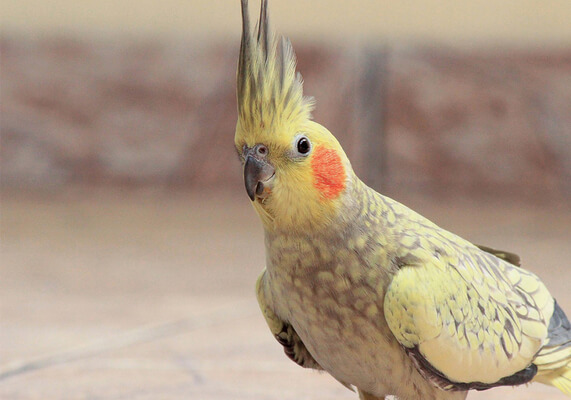
#> input picture Goruntu_isleme_histogram/pa.jpg, 571 x 400 px
$ python main.py
#> lines starting #> are read from the running program, lines starting #| are printed output that depends on the picture
import cv2
import numpy as np
from matplotlib import pyplot as plt

foto = cv2.imread("pa.jpg")
#> foto is the input picture: shape (400, 571, 3); mean B, G, R 132.4, 152.5, 172.3
cv2.imshow("kus", foto)

B = foto[:, :, 0]  # mavi
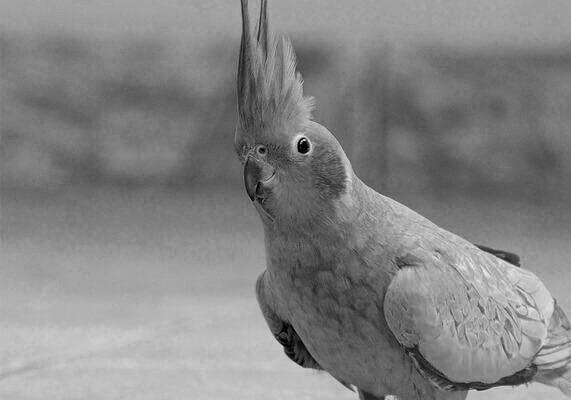
#> B: shape (400, 571); min 0, max 239, mean 132.4
G = foto[:, :, 1]  # yesil
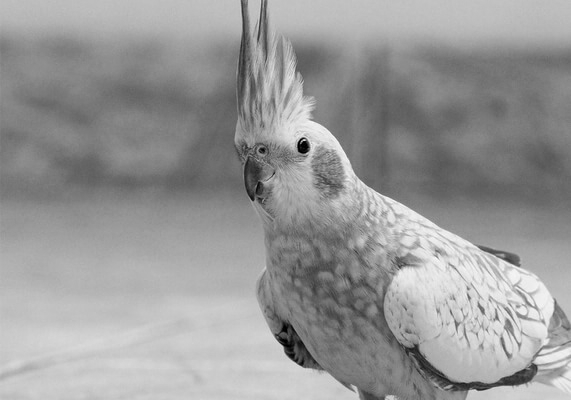
#> G: shape (400, 571); min 0, max 249, mean 152.5
R = foto[:, :, 2]  # kirmizi
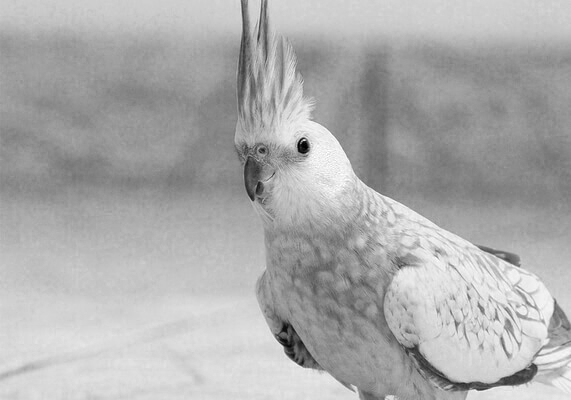
#> R: shape (400, 571); min 0, max 255, mean 172.3

cv2.imshow("mavi", B)
cv2.imshow("yesil", G)
cv2.imshow("kirmizi", R)

cv2.waitKey()


print(foto.shape)   # yoğunluk yazdırma
#| (400, 571, 3)
print(R.shape)
#| (400, 571)

x = 0
y = 0
kanal = 0

yogunluk_rgb = foto[y, x, kanal]
#> yogunluk_rgb = 163
print("yog= ", yogunluk_rgb)
#| yog=  163

yogunluk_r = R[y, x]
#> yogunluk_r = 204
print("yog_gray= ", yogunluk_r)
#| yog_gray=  204

yogunluk_g = G[y, x]
#> yogunluk_g = 190
print("yog_gray2= ", yogunluk_g)
#| yog_gray2=  190

yogunluk_b = B[y, x]
#> yogunluk_b = 163
print("yog_gray3= ", yogunluk_b)
#| yog_gray3=  163

max_yogunluk = np.max(B)
#> max_yogunluk = 239
print("max yog= ", max_yogunluk)
#| max yog=  239

min_yogunluk = np.min(B)
#> min_yogunluk = 0
print("min yog= ", min_yogunluk)
#| min yog=  0

# tam koordinatın rgb degerlerini donderme

print(foto[y, x])
#| [163 190 204]

# parça piksel alma
parca = R[20:30, 40:50]
print("par= ", parca)
#| par=  [[195 195 195 195 194 195 195 196 198 198]
#|  [194 194 193 193 193 193 194 194 195 195]
#|  [193 193 192 190 190 191 193 193 194 193]
#|  [192 192 190 190 189 190 190 192 196 194]
#|  [186 186 186 188 189 188 187 185 189 190]
#|  [188 187 185 185 185 186 186 185 188 190]
#|  [189 188 187 187 187 187 187 187 189 188]
#|  [185 186 187 188 189 188 188 187 188 189]
#|  [181 182 184 185 185 185 185 186 187 188]
#|  [180 180 181 180 180 182 183 184 185 184]]

renkli = cv2.imread("pa.jpg")
gri = cv2.imread("pa.jpg", 0)
#> gri: shape (400, 571); min 0, max 247, mean 156.1

cv2.imshow("gri", gri)
histColor = cv2.calcHist(renkli, [0], None, [256], [0, 256])
#> histColor = 256 values, max 100 at index 161, min 0 at index 0, mean 6.69
histGray = cv2.calcHist(gri, [0], None, [256], [0, 256])
#> histGray = 256 values, max 97 at index 195, min 0 at index 0, mean 2.23

plt.figure(2, facecolor="purple")
plt.plot(histGray)

B = renkli[:, :, 0]
hist_B = cv2.calcHist([B], [0], None, [256], [0, 256])
#> hist_B = 256 values, max 3209 at index 161, min 0 at index 229, mean 892.2
print("numpy")
print(np.sum(hist_B))  # satir ve sutunlari topluyor(mus)
#| 228400.0

plt.figure(3, facecolor="purple")
plt.hist(gri.ravel(), 256, [0, 256])
plt.show()
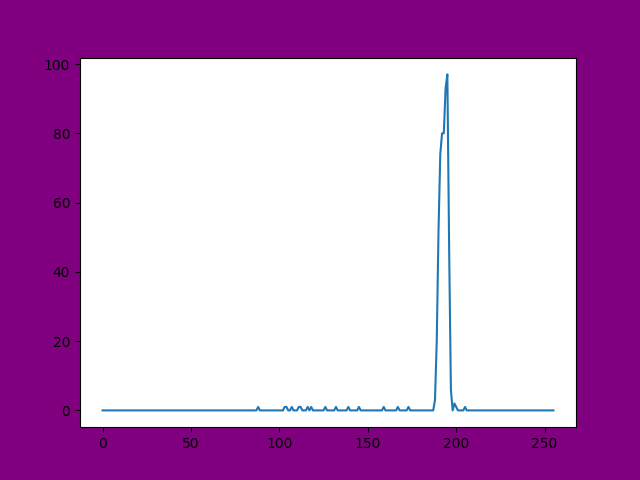
#> figure drawn by matplotlib, 1 panel; curve peaks at x = 195, y = 97
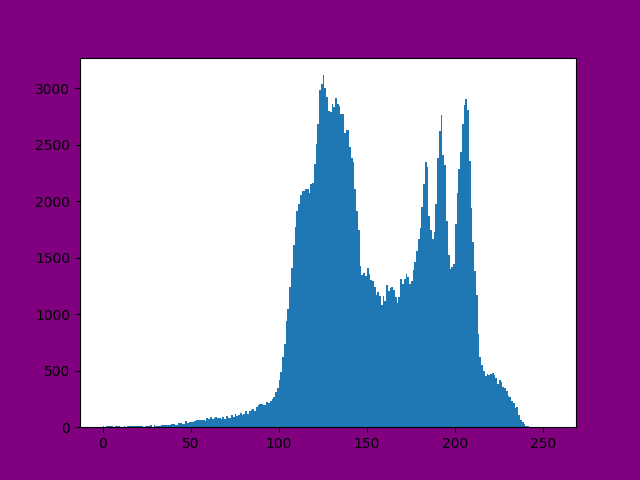
#> figure drawn by matplotlib, 1 panel; tallest bar 3116 high, from x = 125 to 126
